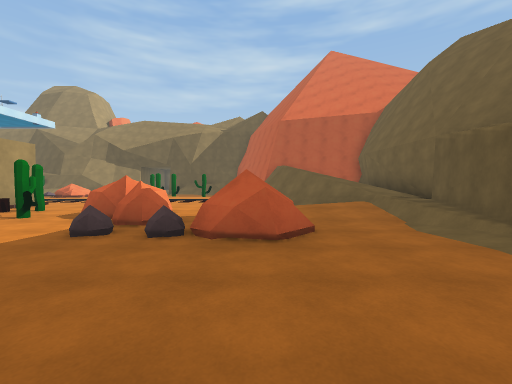
view 1 (above)

23 first-person views from a walk through a Unity game level. The camera is 1.5 m above the floor, tilts 2° down and sees 90° across. Doors are open. The floor is counted in squares, 2 m on a side. Each view is taken from the middle of a square. On the plan, view 1 faces up. The plan holds only what a view shows up to about 9 squares ahead; the rest is blank. The place goes on beyond the plan. Some animated figures are left out. Surface patterns are stand-ins for the level's own textures.

view 2
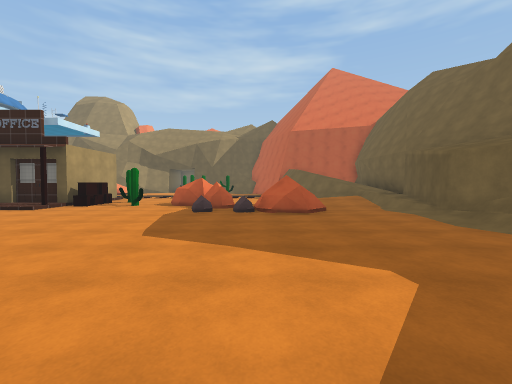

view 3
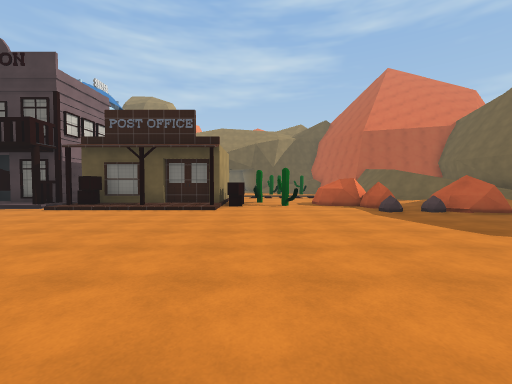

view 4
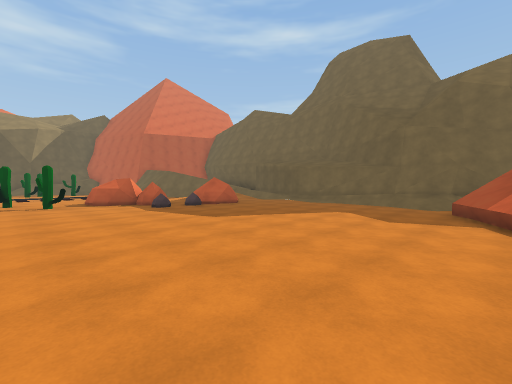

view 5
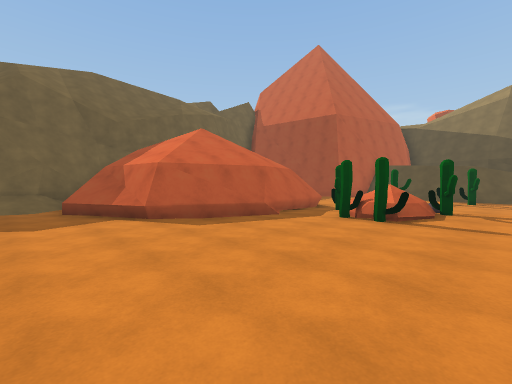

view 6
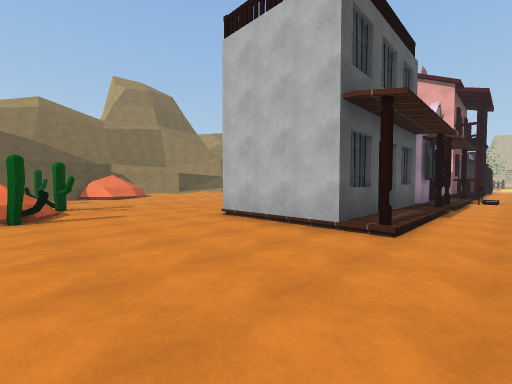

view 7
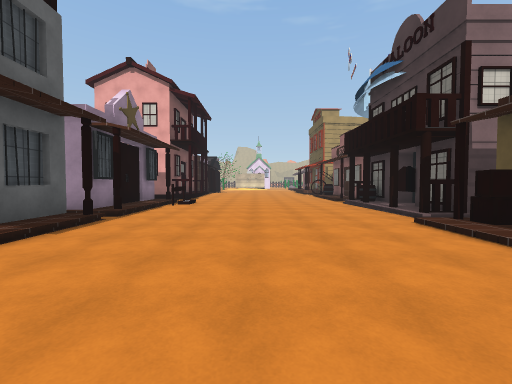

view 8
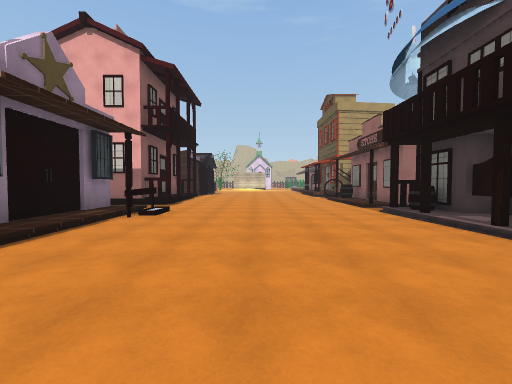

view 9
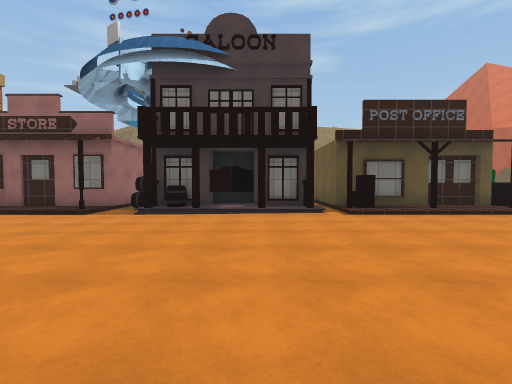

view 10
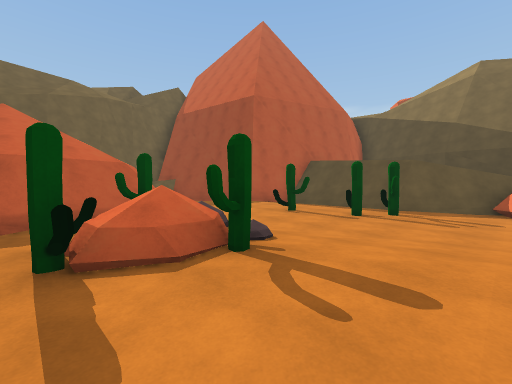

view 11
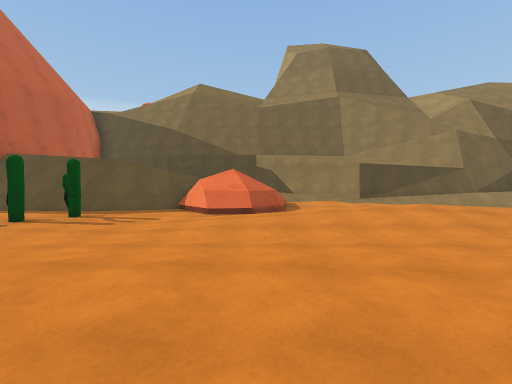

view 12
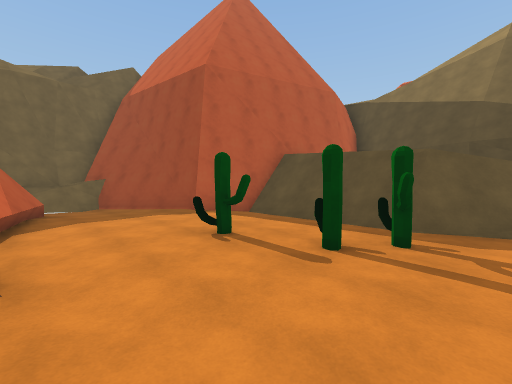

view 13
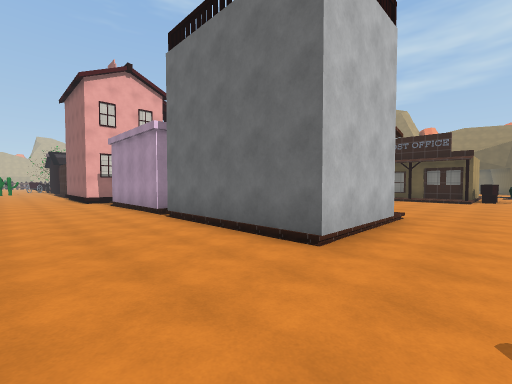

view 14
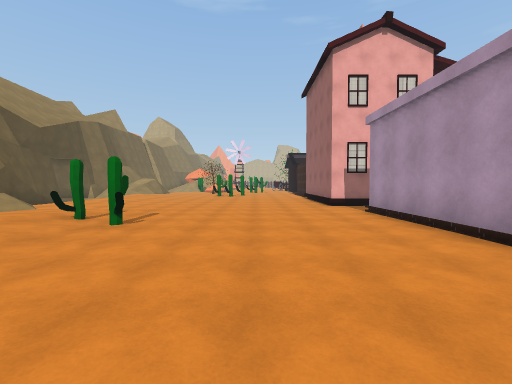

view 15
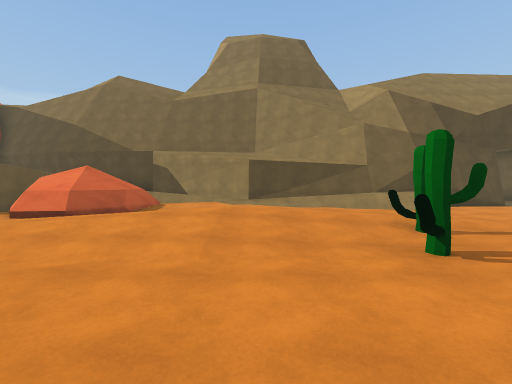

view 16
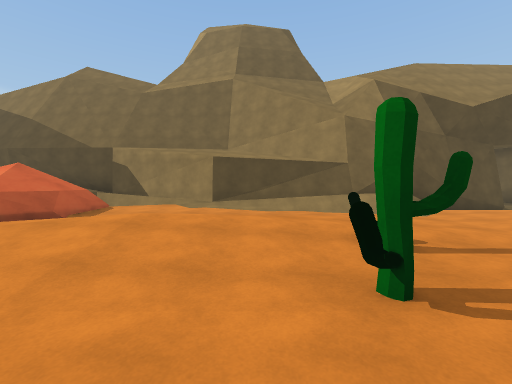

view 17
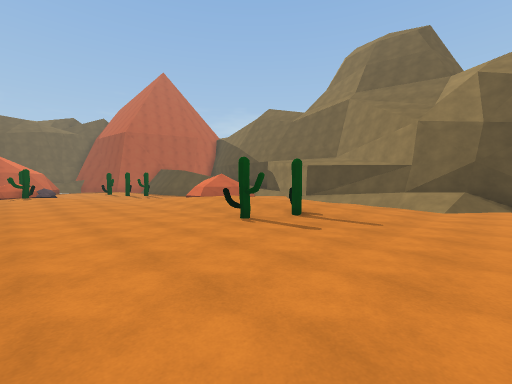

view 18
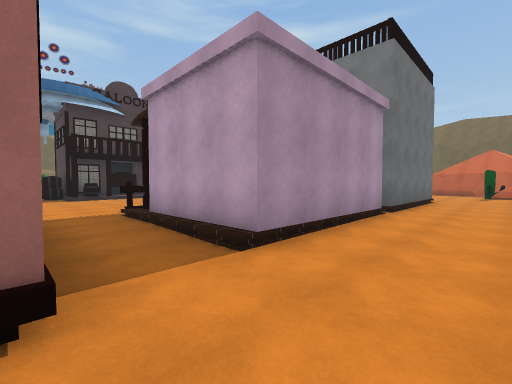

view 19
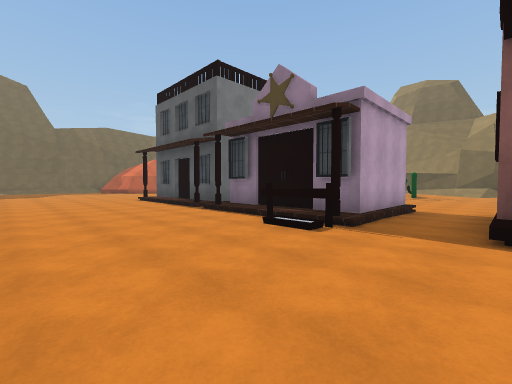

view 20
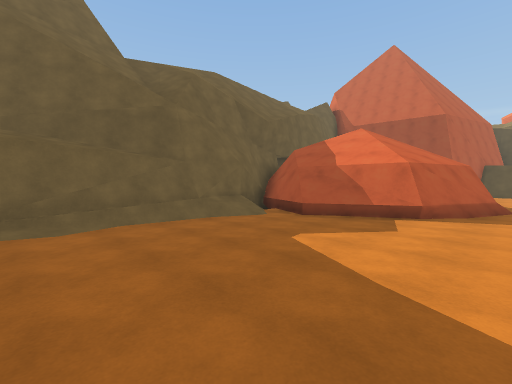

view 21
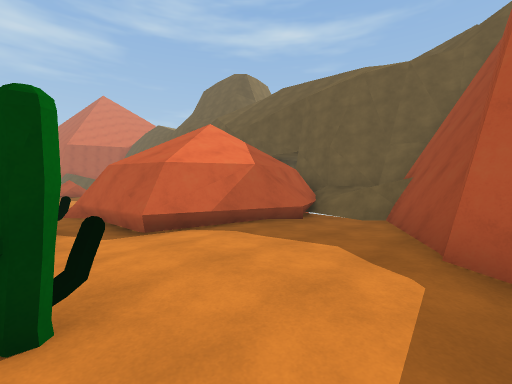

view 22
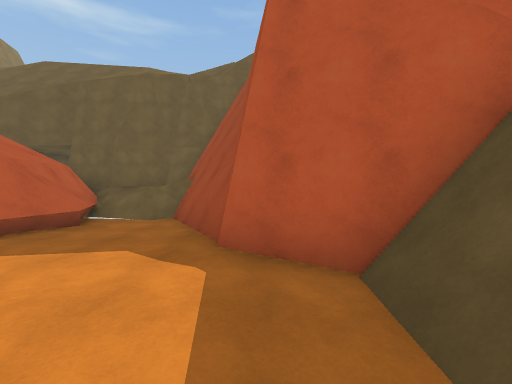

view 23
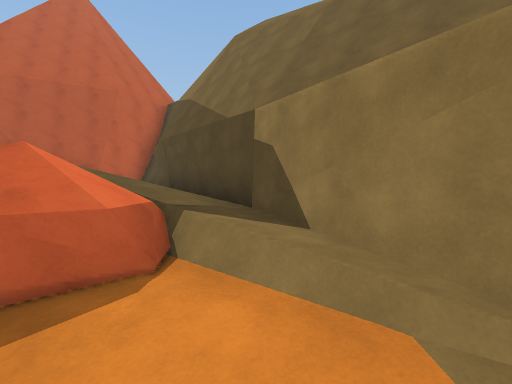

### Floor plan
Key: @ floor where view 1 was taken; # wall or solid block; x gap in a wall; . main floor; : floor 0.25 m higher than the main floor; + floor 0.75 m higher than the main floor; * floor 1.25 m higher than the main floor; % floor 1.5 m higher than the main floor; / step, stairs or slope; = window, fence, low wall or low ledge; ^ raised ledge.
Columns run from 19 left of view 1 to 5 right of it. Each row starts with its distance up from view 1.
  9             ..      ##
  8            #...      ###
  7 #      .#  #.#.     //=#
  6 #.#####.#######^^^. ///#
  5 #.#^:##x#:/:/....=/ //=#
  4 .......//////....==#/.##
  3 ....................../#
  2 ....................../#
  1 ....................../#
  0 ...................@../#
 -1 ....................../#
 -2 #.##..##............../#
 -3 #.##########........=./#
 -4 #.#    #   #.......#####
 -5 #.##   #   #......##
 -6 #..#########.....=#
 -7 ...............##.#
 -8 ............../=#.#
 -9 ............::#=#.#   ###
-10 ...........::...=.###///#
-11 ......................//#
-12 ....../////.....#::...//#
-13 .../#///////..#..::.#####
-14 ...////   /...x....##
-15 .../     .#///######
-16 .//....../#^####
-17 /####////.=##
-18 ##########+*%
-19          ######

Where each view was taken, in squares from view 1:
view 1: 0 up, 0 right, facing up
view 2: 3 down, 1 left, facing up
view 3: 3 down, 6 left, facing up
view 4: 4 down, 6 left, facing up-right
view 5: 2 down, 6 left, facing down-right
view 6: 1 down, 4 left, facing down-left
view 7: 1 up, 7 left, facing left
view 8: 1 up, 10 left, facing left
view 9: 2 down, 14 left, facing up
view 10: 7 down, 7 left, facing down-right
view 11: 8 down, 9 left, facing down
view 12: 10 down, 6 left, facing down-right
view 13: 9 down, 6 left, facing up-left
view 14: 9 down, 10 left, facing left
view 15: 9 down, 13 left, facing down
view 16: 10 down, 14 left, facing down
view 17: 8 down, 19 left, facing down-right
view 18: 8 down, 19 left, facing up-right
view 19: 2 up, 19 left, facing down-right
view 20: 2 up, 2 left, facing down-right
view 21: 14 down, 3 left, facing up-right
view 22: 14 down, 3 left, facing right
view 23: 16 down, 12 left, facing down-right
